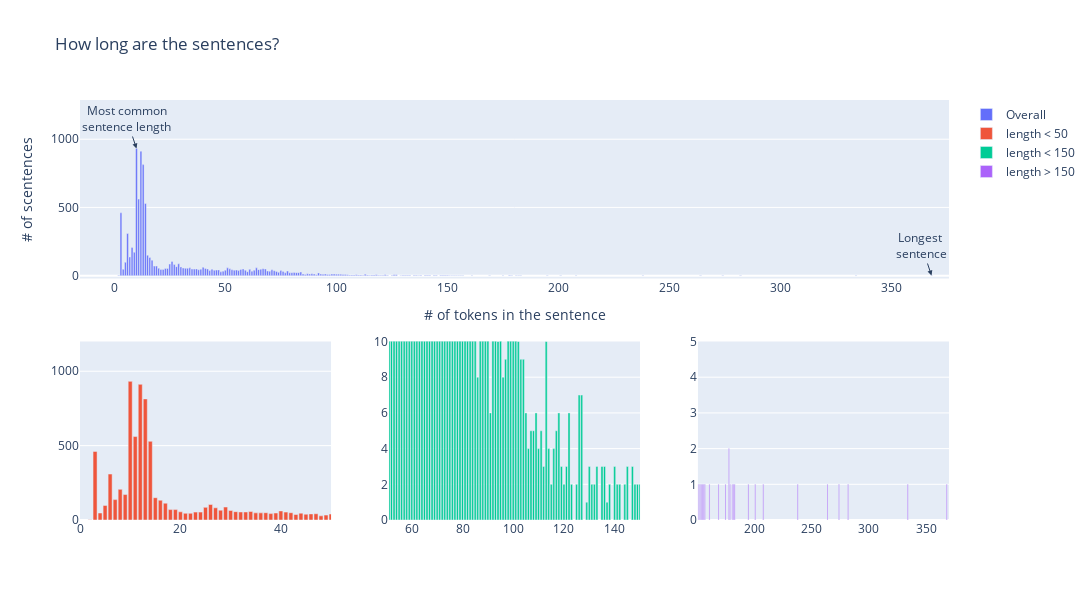

Notebook cell for this chart:
### Code cell
from plotly.subplots import make_subplots
import plotly.graph_objects as go

fig =  make_subplots(rows=2, cols=3, 
specs=[[{"colspan":3},None,None],[{"colspan":1},{},{}]])

fig.add_trace(go.Bar(y=sentences_lengths_freqs, x=sentences_lengths, orientation='v', name="Overall"), row=1, col=1)
fig.add_trace(go.Bar(y=sentences_lengths_freqs, x=sentences_lengths, orientation='v', name="length < 50"), row=2, col=1)
fig.add_trace(go.Bar(y=sentences_lengths_freqs, x=sentences_lengths, orientation='v', name="length < 150"), row=2, col=2)
fig.add_trace(go.Bar(y=sentences_lengths_freqs, x=sentences_lengths, orientation='v', name="length > 150"), row=2, col=3)

idx_mode = np.argmax(sentences_lengths_freqs)
mode = sentences_lengths[idx_mode]
mode_value = sentences_lengths_freqs[idx_mode]

fig.add_annotation(x=mode, y=mode_value,
            text="Most common<br>sentence length",
            showarrow=True,
            arrowhead=2, row=1, col=1)
            
most_long_sentence_idx = np.argmax(sentences_lengths)
most_long_sentence = sentences_lengths[most_long_sentence_idx]

fig.add_annotation(x=most_long_sentence, y=1,
            text="Longest <br>sentence",
            showarrow=True,
            arrowhead=2, row=1, col=1)


fig.update_xaxes(range=[0,50], row=2, col=1)
fig.update_xaxes(range=[51,150], row=2, col=2)
fig.update_xaxes(range=[151,370], row=2, col=3)

fig.update_yaxes(range=[0,1200], row=2, col=1)
fig.update_yaxes(range=[0,10], row=2, col=2)
fig.update_yaxes(range=[0,5], row=2, col=3)

fig.update_yaxes(title="# of scentences", row=1, col=1)
fig.update_xaxes(title="# of tokens in the sentence", row=1, col=1)

fig.update_layout(title="How long are the sentences?", width=1200, height=600)
fig.show()

### Figure 1 — Plotly figure (JSON) as saved in the notebook; plotly's stock layout.template omitted (floating-point values rounded to 4 significant figures; data arrays with more than 128 entries replaced by an {"elided": "..."} marker saying what was removed)
{"data": [{"name": "Overall", "orientation": "v", "type": "bar", "x": {"elided": "167 int values"}, "xaxis": "x", "y": {"elided": "167 int values"}, "yaxis": "y"}, {"name": "length < 50", "orientation": "v", "type": "bar", "x": {"elided": "167 int values"}, "xaxis": "x2", "y": {"elided": "167 int values"}, "yaxis": "y2"}, {"name": "length < 150", "orientation": "v", "type": "bar", "x": {"elided": "167 int values"}, "xaxis": "x3", "y": {"elided": "167 int values"}, "yaxis": "y3"}, {"name": "length > 150", "orientation": "v", "type": "bar", "x": {"elided": "167 int values"}, "xaxis": "x4", "y": {"elided": "167 int values"}, "yaxis": "y4"}], "layout": {"annotations": [{"arrowhead": 2, "showarrow": true, "text": "Most common<br>sentence length", "x": 10, "xref": "x", "y": 932, "yref": "y"}, {"arrowhead": 2, "showarrow": true, "text": "Longest <br>sentence", "x": 368, "xref": "x", "y": 1, "yref": "y"}], "height": 600, "title": {"text": "How long are the sentences?"}, "width": 1200, "xaxis": {"anchor": "y", "domain": [0, 1], "title": {"text": "# of tokens in the sentence"}}, "xaxis2": {"anchor": "y2", "domain": [0, 0.2889], "range": [0, 50]}, "xaxis3": {"anchor": "y3", "domain": [0.3556, 0.6444], "range": [51, 150]}, "xaxis4": {"anchor": "y4", "domain": [0.7111, 1], "range": [151, 370]}, "yaxis": {"anchor": "x", "domain": [0.575, 1], "title": {"text": "# of scentences"}}, "yaxis2": {"anchor": "x2", "domain": [0, 0.425], "range": [0, 1200]}, "yaxis3": {"anchor": "x3", "domain": [0, 0.425], "range": [0, 10]}, "yaxis4": {"anchor": "x4", "domain": [0, 0.425], "range": [0, 5]}}}
